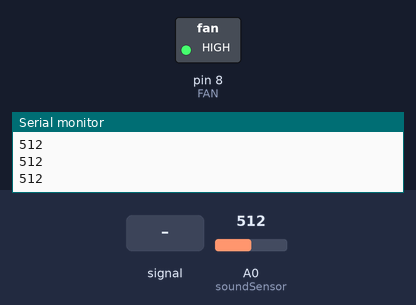
Recording of a sketch running on a simulated Arduino Uno, built with avr-gcc and run on an emulated ATmega328P. On the bench: switched loads named in the sketch (green lamp = pin HIGH), the last lines printed to the serial monitor. Dashed ring = blinking. The test bench sets the inputs (shaded band); at power-on: A0 (soundSensor) = 512.

Above: at 1.25 s.
1.3 s: A0 (soundSensor) set to 216
4.3 s: A0 (soundSensor) set to 182
At 4.3 s:
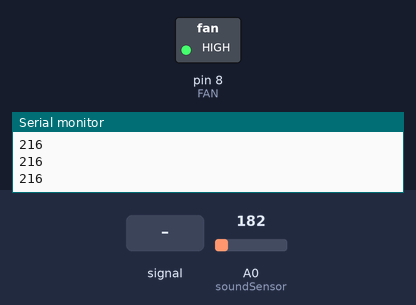
5.8 s: A0 (soundSensor) fed a 200 Hz sine of ±81 counts around its level
At 6.6 s:
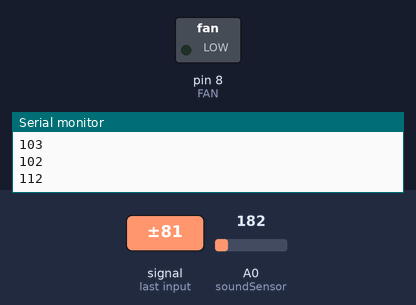
8.8 s: A0 (soundSensor) set to 122
At 8.8 s:
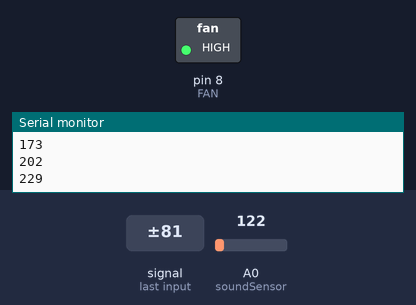
10.3 s: A0 (soundSensor) set to 210
At 10.48 s:
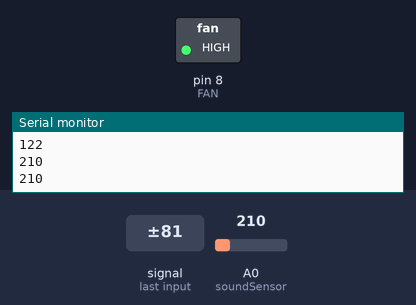
Timing chart, 0 to 14.3 s (numbered marks = the images above; inputs shaded):
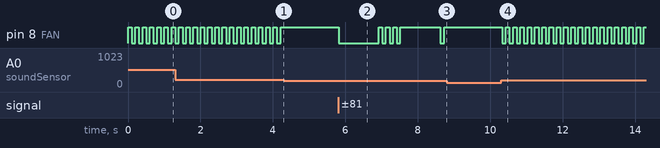

The sketch:

PROJECT_1.ino
```cpp
int soundSensor=A0;
int FAN=8;
boolean FANStatus=false;

void setup() {
 pinMode(soundSensor,INPUT);
 pinMode(FAN,OUTPUT);
 Serial.begin(9600);
}

void loop() {
 int Sensordata=analogRead(soundSensor);
 if(Sensordata>200){

  if(FANStatus==false){
     FANStatus=true;
     digitalWrite(FAN,HIGH);
  }
  else{
    FANStatus=false;
    digitalWrite(FAN,LOW);
  }
 }
 Serial.println(Sensordata);
 delay(100);
}
// นาย ณัฐพงษ์ วงศ์อินทร์
```

Measured:
- the behaviour switches between 201 and 200 on A0 (soundSensor) (found by bisection; images 0 and 1)
- after the input at 4.3 s, pin 8 (FAN): stops changing and stays HIGH
- after the input at 5.8 s, pin 8 (FAN): goes LOW 1.1 s, 3 × (HIGH 0.10 s, LOW 0.10 s), HIGH 1.1 s, LOW 0.10 s, then HIGH, starting at once
- after the input at 8.8 s, pin 8 (FAN): stops changing and stays HIGH
- after the input at 10.3 s, pin 8 (FAN): alternates HIGH for 0.10 s and LOW for 0.10 s, starting at once
- by itself, pin 8 (FAN): alternates HIGH for 0.10 s and LOW for 0.10 s
